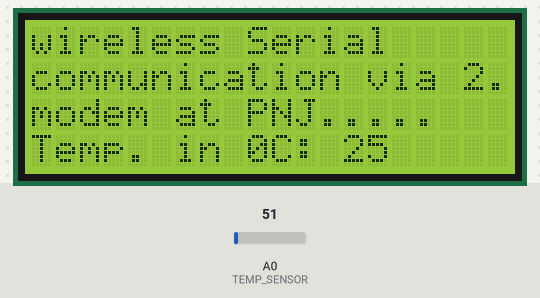
The sketch below on a simulated Arduino Uno, built with avr-gcc and run on an emulated ATmega328P. Parts: 20×4 character LCD. Inputs (shaded band) come from the test bench; at power-on: A0 (TEMP_SENSOR) = 51. What the sketch prints to the serial monitor is not drawn.

Above: at 1.2 s.
1.3 s: A0 (TEMP_SENSOR) set to 61
At 1.8 s:
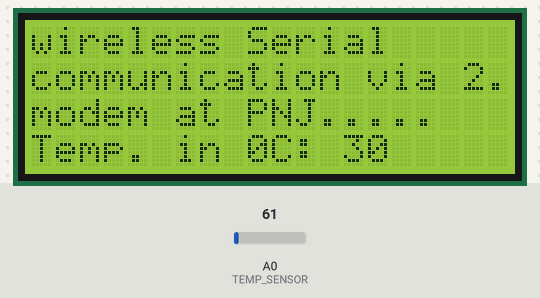
2.9 s: A0 (TEMP_SENSOR) set to 71
4.4 s: A0 (TEMP_SENSOR) set to 86
At 5.4 s:
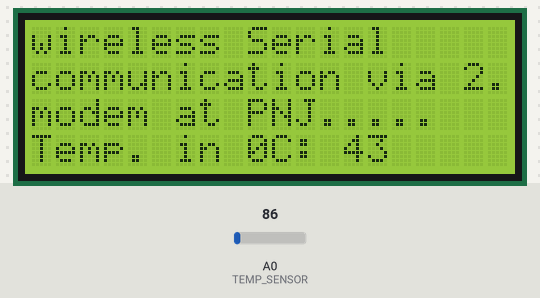
5.9 s: A0 (TEMP_SENSOR) set to 30
At 6.5 s:
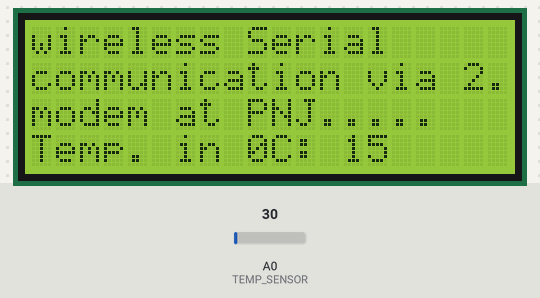
Timing chart, 0 to 8.4 s (numbered marks = the images above; inputs shaded):
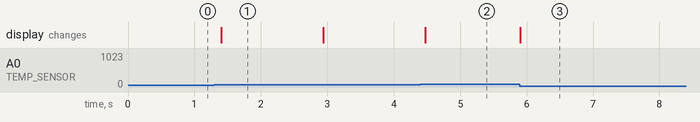

Measured:
- after the input at 1.3 s, the display: changes after 0.10 s (image 1)
- after the input at 4.4 s, the display: changes after 0.07 s (image 2)
- after the input at 5.9 s, the display: changes at once (image 3)

The sketch:

Erwin_SaputroI_TT3B_RFModem2_4GHz_Transmitter.ino
```cpp
#include <LiquidCrystal.h>
LiquidCrystal lcd (13,12,11,10,9,8);
int TEMP_SENSOR=A0;

void setup() {
  // put your setup code here, to run once:
  lcd.begin(20,4);
  Serial.begin(9600);
  lcd.setCursor(0,0);
  lcd.print("wireless Serial");
  lcd.setCursor(0,1);
  lcd.print("communication via 2.4 GHz");
  lcd.setCursor(0,2);
  lcd.print("modem at PNJ.....");

}

void loop() {
  // put your main code here, to run repeatedly:

  int TEMP_SENSOR_ADC_VALUE = analogRead(TEMP_SENSOR);
  int TEMP_VAL=TEMP_SENSOR_ADC_VALUE/2;
  lcd.setCursor(0,3);
  lcd.print("Temp. in 0C:");
  lcd.setCursor(13,3);
  lcd.print(TEMP_VAL);
  Serial.write(TEMP_VAL);
  delay(100);

}
```
